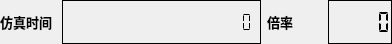
<?xml version="1.0" encoding="UTF-8"?>
<ui version="4.0">
 <class>ByySimTimeWidget</class>
 <widget class="QWidget" name="ByySimTimeWidget">
  <property name="geometry">
   <rect>
    <x>0</x>
    <y>0</y>
    <width>392</width>
    <height>44</height>
   </rect>
  </property>
  <property name="windowTitle">
   <string>ByySimTimeWidget</string>
  </property>
  <layout class="QHBoxLayout" name="horizontalLayout">
   <property name="margin">
    <number>0</number>
   </property>
   <item>
    <widget class="QLabel" name="label">
     <property name="font">
      <font>
       <pointsize>10</pointsize>
       <weight>75</weight>
       <bold>true</bold>
      </font>
     </property>
     <property name="text">
      <string>仿真时间</string>
     </property>
    </widget>
   </item>
   <item>
    <widget class="QLCDNumber" name="lcdNumber">
     <property name="font">
      <font>
       <family>Agency FB</family>
       <pointsize>10</pointsize>
       <weight>75</weight>
       <bold>true</bold>
      </font>
     </property>
     <property name="frameShape">
      <enum>QFrame::Box</enum>
     </property>
     <property name="frameShadow">
      <enum>QFrame::Plain</enum>
     </property>
     <property name="numDigits">
      <number>20</number>
     </property>
     <property name="digitCount">
      <number>20</number>
     </property>
     <property name="segmentStyle">
      <enum>QLCDNumber::Flat</enum>
     </property>
    </widget>
   </item>
   <item>
    <widget class="QLabel" name="label_2">
     <property name="font">
      <font>
       <pointsize>10</pointsize>
       <weight>75</weight>
       <bold>true</bold>
      </font>
     </property>
     <property name="text">
      <string>倍率</string>
     </property>
    </widget>
   </item>
   <item>
    <widget class="QLCDNumber" name="lcdNumber_2">
     <property name="frameShape">
      <enum>QFrame::Box</enum>
     </property>
     <property name="frameShadow">
      <enum>QFrame::Plain</enum>
     </property>
     <property name="segmentStyle">
      <enum>QLCDNumber::Flat</enum>
     </property>
    </widget>
   </item>
  </layout>
 </widget>
 <layoutdefault spacing="6" margin="11"/>
 <resources/>
 <connections/>
</ui>
